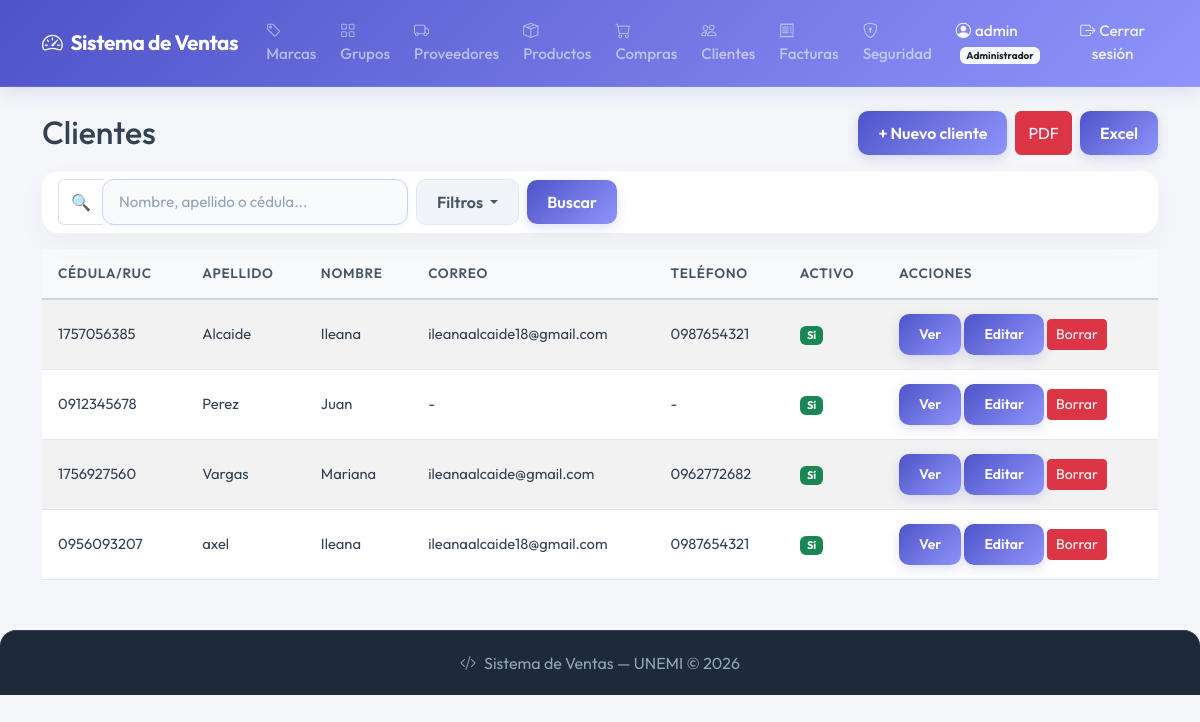
The page /customers/ (signed in) on the database its author committed.
### billing/models.py (models this page shows, shortened)
class Customer(models.Model):
    dni = models.CharField(max_length=13, unique=True, verbose_name='Cédula / RUC', validators=[validate_cedula_ec])
    first_name = models.CharField(max_length=100, verbose_name='Nombres')
    last_name = models.CharField(max_length=100, verbose_name='Apellidos')
    email = models.EmailField(blank=True, null=True, verbose_name='Correo electrónico')
    phone = models.CharField(max_length=20, blank=True, null=True, verbose_name='Teléfono')
    address = models.TextField(blank=True, null=True, verbose_name='Dirección')
    is_active = models.BooleanField(default=True, verbose_name='Activo')
    created_at = models.DateTimeField(auto_now_add=True)
    updated_at = models.DateTimeField(auto_now=True)
    class Meta:
        verbose_name = 'Cliente'
        verbose_name_plural = 'Clientes'
        ordering = ['last_name', 'first_name']

### billing/views.py (the view, shortened to what this page needs)
# urls.py: path('customers/', views.customer_list, name='customer_list'),
@permission_required_redirect('billing.view_customer', '/')
def customer_list(request):
    query = request.GET.get('q', '')
    is_active = request.GET.get('is_active', '')
    export = request.GET.get('export', '')
    items = Customer.objects.all()
    if is_active == '1':
        items = items.filter(is_active=True)
    elif is_active == '0':
        items = items.filter(is_active=False)
    paginator = Paginator(items, 10)
    page_number = request.GET.get('page')
    page_obj = paginator.get_page(page_number)
    context = {
        'page_obj': page_obj,
        'query': query,
        'is_active': is_active,
    }
    return render(request, 'billing/customer_list.html', context)

### security/templatetags/security_tags.py (called while the page is built)
@register.filter(name='has_group')
def has_group(user, group_name):
    if not user.is_authenticated:
        return False
    if user.is_superuser:
        return True
    return user.groups.filter(name=group_name).exists()

### billing/templates/billing/customer_list.html (shortened to what this page needs)
{% extends 'billing/base.html' %}
{% load security_tags %}
{% block content %}
<div class="d-flex justify-content-between align-items-center mb-3">
  <h2 class="mb-0">Clientes</h2>
  <div class="d-flex gap-2">
    <a href="{% url 'billing:customer_create' %}" class="btn btn-primary">+ Nuevo cliente</a>
    <button type="submit" form="filtros-form" name="export" value="pdf" class="btn btn-danger">PDF</button>
    <button type="submit" form="filtros-form" name="export" value="excel" class="btn btn-success">Excel</button>
  </div>
</div>
<div class="card mb-3">
  <div class="card-body py-2">
    <form method="get" id="filtros-form">
      <div class="d-flex align-items-center gap-2">
        <div class="input-group" style="max-width:350px;">
          <span class="input-group-text bg-white border-end-0">🔍</span>
          <input type="text" name="q" value="{{ query }}" class="form-control border-start-0" placeholder="Nombre, apellido o cédula...">
        </div>
        <div class="dropdown">
          <button class="btn btn-outline-secondary dropdown-toggle" type="button" id="dropdownFiltros" data-bs-toggle="dropdown" aria-expanded="false">
            Filtros
          </button>
        </div>
        <button type="submit" class="btn btn-primary">Buscar</button>
      </div>
    </form>
  </div>
</div>
<table class="table table-striped table-hover">
  <thead class="table-dark">
    <tr><th>Cédula/RUC</th><th>Apellido</th><th>Nombre</th><th>Correo</th><th>Teléfono</th><th>Activo</th><th>Acciones</th></tr>
  </thead>
  <tbody>
    {% for item in page_obj %}
    <tr>
      <td>{{ item.dni }}</td>
      <td>{{ item.last_name }}</td>
      <td>{{ item.first_name }}</td>
      <td>{{ item.email|default:"-" }}</td>
      <td>{{ item.phone|default:"-" }}</td>
      <td>
        {% if item.is_active %}
          <span class="badge bg-success">Sí</span>
        {% else %}
          <span class="badge bg-danger">No</span>
        {% endif %}
      </td>
   <td>
      <a href="{% url 'billing:customer_detail' item.pk %}" class="btn btn-sm btn-info">Ver</a>
      {% if user|has_group:'Administrador' or user.is_superuser %}
        <a href="{% url 'billing:customer_update' item.pk %}" class="btn btn-sm btn-warning">Editar</a>
        <a href="{% url 'billing:customer_delete' item.pk %}" class="btn btn-sm btn-danger">Borrar</a>
      {% endif %}
    </td>
    </tr>
    {% empty %}
    <tr><td colspan="7" class="text-center">No hay clientes registrados</td></tr>
    {% endfor %}
  </tbody>
</table>
{% endblock %}

### billing/templates/billing/base.html (shortened to what this page needs)
{% load static %}
{% load security_tags %}
<!DOCTYPE html>
<html lang="es">
<head>
  <link href="https://cdn.jsdelivr.net/npm/bootstrap@5.3.0/dist/css/bootstrap.min.css" rel="stylesheet">
  <link href="https://cdn.jsdelivr.net/npm/bootstrap-icons@1.11.0/font/bootstrap-icons.css" rel="stylesheet">
  <link rel="stylesheet" href="{% static 'home/css/base.css' %}">
</head>
<body>
<nav class="navbar navbar-expand-lg navbar-dark">
  <div class="container">
    <a class="navbar-brand fw-bold" href="{% url 'home' %}">
      <i class="bi bi-speedometer2 me-2"></i>Sistema de Ventas
    </a>
    <div class="collapse navbar-collapse" id="nav">
      <ul class="navbar-nav me-auto">
        {% if user.is_authenticated %}
          {% if user|has_group:'Analista de Compras' or user|has_group:'Administrador' %}
          <li class="nav-item"><a class="nav-link" href="{% url 'billing:brand_list' %}"><i class="bi bi-tag me-1"></i>Marcas</a></li>
          <li class="nav-item"><a class="nav-link" href="{% url 'billing:productgroup_list' %}"><i class="bi bi-grid me-1"></i>Grupos</a></li>
          <li class="nav-item"><a class="nav-link" href="{% url 'billing:supplier_list' %}"><i class="bi bi-truck me-1"></i>Proveedores</a></li>
          <li class="nav-item"><a class="nav-link" href="{% url 'billing:product_list' %}"><i class="bi bi-box-seam me-1"></i>Productos</a></li>
          <li class="nav-item"><a class="nav-link" href="{% url 'purchasing:purchase_list' %}"><i class="bi bi-cart me-1"></i>Compras</a></li>
          {% endif %}
          {% if user|has_group:'Vendedor' or user|has_group:'Administrador' %}
          <li class="nav-item"><a class="nav-link" href="{% url 'billing:customer_list' %}"><i class="bi bi-people me-1"></i>Clientes</a></li>
          <li class="nav-item"><a class="nav-link" href="{% url 'billing:invoice_list' %}"><i class="bi bi-receipt me-1"></i>Facturas</a></li>
          {% endif %}
          {% if user|has_group:'Administrador' %}
          <li class="nav-item">
            <a class="nav-link" href="{% url 'security:dashboard' %}">
              <i class="bi bi-shield-lock me-1"></i>Seguridad
            </a>
          </li>
          {% endif %}
        {% endif %}
      </ul>
      <ul class="navbar-nav align-items-center">
        {% if user.is_authenticated %}
        <li class="nav-item">
          <span class="nav-link text-light me-2">
            <i class="bi bi-person-circle me-1"></i>{{ user.username }}
            {% for g in user.groups.all %}
              <span class="badge bg-light text-dark ms-1" style="font-size:10px;">{{ g.name }}</span>
            {% endfor %}
          </span>
        </li>
        <li class="nav-item">
          <form method="post" action="{% url 'logout' %}" class="d-inline">
            <button type="submit" class="nav-link btn btn-link p-0" style="color:rgba(255,255,255,.85); text-decoration: none;">
              <i class="bi bi-box-arrow-right me-1"></i>Cerrar sesión
            </button>
          </form>
        </li>
        {% endif %}
      </ul>
    </div>
  </div>
</nav>
<div class="container mt-4">
  {% block content %}{% endblock %}
</div>
<footer>
  <p class="mb-0"><i class="bi bi-code-slash me-2"></i>Sistema de Ventas — UNEMI © 2026</p>
</footer>
</body>
</html>

### home/static/home/css/base.css (style rules this page uses)
body { background-color: #f4f6f9; font-family: 'Outfit', sans-serif; color: #334155; }
.navbar { background: linear-gradient(135deg, #4e54c8, #8f94fb) !important; box-shadow: 0 4px 20px rgba(78, 84, 200, 0.15); border-bottom: 1px solid rgba(255, 255, 255, 0.1); padding: 12px 0; transition: all 0.3s ease; }
.navbar-brand { font-size: 1.3rem; letter-spacing: -0.02em; transition: opacity 0.2s ease; }
.nav-link { font-weight: 500; transition: all 0.2s ease; font-size: 0.95rem; padding: 8px 12px !important; }
.card { border: none !important; border-radius: 16px !important; box-shadow: 0 10px 30px rgba(0, 0, 0, 0.035) !important; background-color: #ffffff; transition: transform 0.25s ease, box-shadow 0.25s ease; margin-bottom: 1.5rem; overflow: visible !important; }
.card-body { overflow: visible !important; }
.form-control, .form-select { border-radius: 12px !important; border: 1.5px solid #c7d2fe !important; padding: 11px 16px !important; color: #334155 !important; font-size: 0.95rem !important; background-color: #f9fafb !important; transition: all 0.2s cubic-bezier(0.4, 0, 0.2, 1) !important; box-shadow: 0 2px 6px rgba(99, 102, 241, 0.06) !important; }
.form-control::placeholder { color: #94a3b8; }
.btn-primary, .btn-success, .btn-warning, .btn-info, .btn-auth-custom { background: linear-gradient(135deg, #4e54c8, #8f94fb) !important; border: none !important; color: #ffffff !important; border-radius: 10px !important; font-weight: 600; padding: 10px 20px; box-shadow: 0 4px 12px rgba(78, 84, 200, 0.18); transition: all 0.2s ease-in-out; cursor: pointer; }
.btn-secondary, .btn-outline-secondary { border-radius: 10px !important; font-weight: 600; padding: 10px 20px; transition: all 0.2s ease; background-color: #f1f5f9; border: 1px solid #e2e8f0 !important; color: #475569 !important; }
.table { border-color: #e2e8f0; vertical-align: middle; }
.table thead th { background-color: #f8fafc !important; color: #475569; font-weight: 600; font-size: 0.85rem; text-transform: uppercase; letter-spacing: 0.05em; padding: 14px 16px; border-bottom: 2px solid #cbd5e1; }
.table tbody td { padding: 14px 16px; color: #334155; font-size: 0.92rem; }
.table-striped tbody tr:nth-of-type(odd) { background-color: #f8fafc; }
footer { background: #1e293b; color: #94a3b8; text-align: center; padding: 20px; margin-top: 50px; border-top: 1px solid #334155; border-radius: 16px 16px 0 0; }

### rows shown on the page
Customer: dni "1757056385", last_name "Alcaide", first_name "Ileana", email "ileanaalcaide18@gmail.com", phone "0987654321", is_active "Sí"
Customer: dni "0912345678", last_name "Perez", first_name "Juan", email "-", phone "-", is_active "Sí"
Customer: dni "1756927560", last_name "Vargas", first_name "Mariana", email "ileanaalcaide@gmail.com", phone "0962772682", is_active "Sí"
Customer: dni "0956093207", last_name "axel", first_name "Ileana", email "ileanaalcaide18@gmail.com", phone "0987654321", is_active "Sí"

### other values the page prints
{{ user.username }} "admin"
{{ g.name }} "Administrador"
